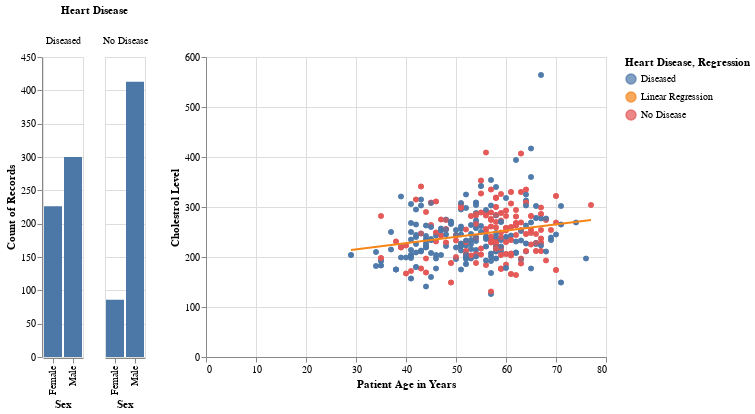

Notebook code cell kept with this figure:
### Code cell
# Heart Disease separated by Sex plotted alongside Age vs. Cholesterol
selection = alt.selection(type = 'multi', fields = ['Sex', 'Heart Disease'])
disease = alt.Chart(pd).mark_bar().encode(
    x = 'Sex:N',
    y = 'count()',
    column = "Heart Disease:N"
).add_selection(selection)

cholesterol = alt.Chart(pd).mark_circle().encode(
    x = alt.X('age', title = "Patient Age in Years"),
    y = alt.Y('chol', title = "Cholestrol Level"),
    color = "Heart Disease:N"
).transform_filter(selection)

# Add a linear regression to the graph
params = cholesterol.transform_regression('age', 'chol').mark_line().encode(
    color = alt.Color('Regression:N')
).transform_fold(
    ['Linear Regression'],
    as_ = ["Regression", "y"]
)
cholesterol = cholesterol + params
disease | cholesterol

### Figure 1 — Vega-Lite specification as saved in the notebook (floating-point values rounded to 4 significant figures; data arrays with more than 128 entries replaced by an {"elided": "..."} marker saying what was removed)
{"config": {"view": {"continuousWidth": 400, "continuousHeight": 300}}, "hconcat": [{"mark": "bar", "encoding": {"column": {"field": "Heart Disease", "type": "nominal"}, "x": {"field": "Sex", "type": "nominal"}, "y": {"aggregate": "count", "type": "quantitative"}}, "selection": {"selector042": {"type": "multi", "fields": ["Sex", "Heart Disease"]}}}, {"layer": [{"mark": "circle", "encoding": {"color": {"field": "Heart Disease", "type": "nominal"}, "x": {"field": "age", "title": "Patient Age in Years", "type": "quantitative"}, "y": {"field": "chol", "title": "Cholestrol Level", "type": "quantitative"}}, "transform": [{"filter": {"selection": "selector042"}}]}, {"mark": "line", "encoding": {"color": {"field": "Regression", "type": "nominal"}, "x": {"field": "age", "title": "Patient Age in Years", "type": "quantitative"}, "y": {"field": "chol", "title": "Cholestrol Level", "type": "quantitative"}}, "transform": [{"filter": {"selection": "selector042"}}, {"on": "age", "regression": "chol"}, {"fold": ["Linear Regression"], "as": ["Regression", "y"]}]}]}], "data": {"name": "data-94afa449b5e99e5244752b98dbedb7e0"}, "$schema": "https://vega.github.io/schema/vega-lite/v4.17.0.json", "datasets": {"data-94afa449b5e99e5244752b98dbedb7e0": {"elided": "1025 records"}}}
